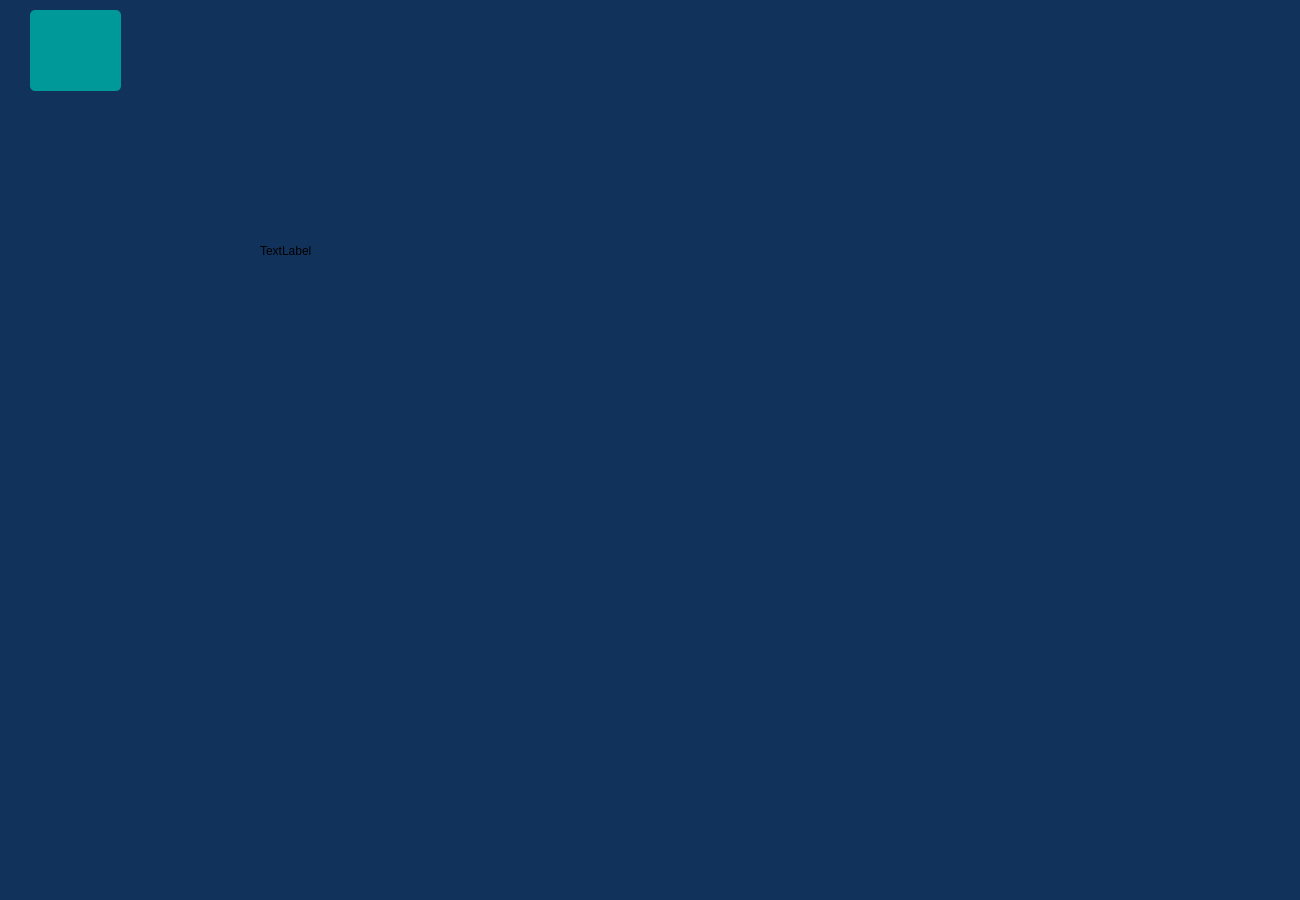
<?xml version="1.0" encoding="UTF-8"?>
<ui version="4.0">
 <class>MainWindow</class>
 <widget class="QMainWindow" name="MainWindow">
  <property name="geometry">
   <rect>
    <x>0</x>
    <y>0</y>
    <width>1300</width>
    <height>900</height>
   </rect>
  </property>
  <property name="windowTitle">
   <string>MainWindow</string>
  </property>
  <property name="styleSheet">
   <string notr="true">background-color:rgb(17,50,91);</string>
  </property>
  <widget class="QWidget" name="centralwidget">
   <widget class="QPushButton" name="back_button">
    <property name="geometry">
     <rect>
      <x>30</x>
      <y>10</y>
      <width>91</width>
      <height>81</height>
     </rect>
    </property>
    <property name="font">
     <font>
      <pointsize>14</pointsize>
     </font>
    </property>
    <property name="cursor">
     <cursorShape>PointingHandCursor</cursorShape>
    </property>
    <property name="styleSheet">
     <string notr="true">background-color:rgb(0,153,153);
color:white;
border-style:outset;
border-width:2px;
border-radius:5px;
border:white;
</string>
    </property>
    <property name="text">
     <string/>
    </property>
    <property name="icon">
     <iconset>
      <normaloff>images/beyaz.png</normaloff>images/beyaz.png</iconset>
    </property>
    <property name="iconSize">
     <size>
      <width>40</width>
      <height>40</height>
     </size>
    </property>
   </widget>
   <widget class="QLabel" name="camera_label">
    <property name="geometry">
     <rect>
      <x>260</x>
      <y>-120</y>
      <width>951</width>
      <height>741</height>
     </rect>
    </property>
    <property name="text">
     <string>TextLabel</string>
    </property>
    <property name="scaledContents">
     <bool>false</bool>
    </property>
   </widget>
  </widget>
  <widget class="QMenuBar" name="menubar">
   <property name="geometry">
    <rect>
     <x>0</x>
     <y>0</y>
     <width>1300</width>
     <height>22</height>
    </rect>
   </property>
  </widget>
  <widget class="QStatusBar" name="statusbar"/>
 </widget>
 <resources/>
 <connections/>
</ui>
